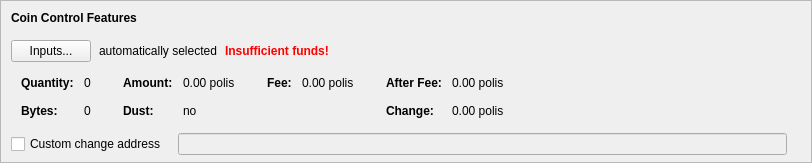
    <widget class="QFrame" name="frameCoinControl">
     <property name="sizePolicy">
      <sizepolicy hsizetype="Expanding" vsizetype="Expanding">
       <horstretch>0</horstretch>
       <verstretch>0</verstretch>
      </sizepolicy>
     </property>
     <property name="maximumSize">
      <size>
       <width>16777215</width>
       <height>16777215</height>
      </size>
     </property>
     <property name="frameShape">
      <enum>QFrame::StyledPanel</enum>
     </property>
     <property name="frameShadow">
      <enum>QFrame::Sunken</enum>
     </property>
     <layout class="QVBoxLayout" name="verticalLayoutCoinControl2">
      <property name="spacing">
       <number>0</number>
      </property>
      <property name="leftMargin">
       <number>0</number>
      </property>
      <property name="topMargin">
       <number>0</number>
      </property>
      <property name="rightMargin">
       <number>0</number>
      </property>
      <property name="bottomMargin">
       <number>6</number>
      </property>
      <item>
       <layout class="QVBoxLayout" name="verticalLayoutCoinControl" stretch="0,0,0,0,1">
        <property name="spacing">
         <number>0</number>
        </property>
        <property name="leftMargin">
         <number>10</number>
        </property>
        <property name="topMargin">
         <number>10</number>
        </property>
        <item>
         <layout class="QHBoxLayout" name="horizontalLayoutCoinControl1">
          <property name="bottomMargin">
           <number>15</number>
          </property>
          <item>
           <widget class="QLabel" name="labelCoinControlFeatures">
            <property name="sizePolicy">
             <sizepolicy hsizetype="Preferred" vsizetype="Maximum">
              <horstretch>0</horstretch>
              <verstretch>0</verstretch>
             </sizepolicy>
            </property>
            <property name="font">
             <font>
              <weight>75</weight>
              <bold>true</bold>
             </font>
            </property>
            <property name="styleSheet">
             <string notr="true">font-weight:bold;</string>
            </property>
            <property name="text">
             <string>Coin Control Features</string>
            </property>
           </widget>
          </item>
         </layout>
        </item>
        <item>
         <layout class="QHBoxLayout" name="horizontalLayoutCoinControl2" stretch="0,0,0,0">
          <property name="spacing">
           <number>8</number>
          </property>
          <property name="bottomMargin">
           <number>10</number>
          </property>
          <item>
           <widget class="QPushButton" name="pushButtonCoinControl">
            <property name="styleSheet">
             <string notr="true"/>
            </property>
            <property name="text">
             <string>Inputs...</string>
            </property>
            <property name="autoDefault">
             <bool>false</bool>
            </property>
           </widget>
          </item>
          <item>
           <widget class="QLabel" name="labelCoinControlAutomaticallySelected">
            <property name="text">
             <string>automatically selected</string>
            </property>
            <property name="margin">
             <number>5</number>
            </property>
           </widget>
          </item>
          <item>
           <widget class="QLabel" name="labelCoinControlInsuffFunds">
            <property name="font">
             <font>
              <weight>75</weight>
              <bold>true</bold>
             </font>
            </property>
            <property name="styleSheet">
             <string notr="true">color:red;font-weight:bold;</string>
            </property>
            <property name="text">
             <string>Insufficient funds!</string>
            </property>
            <property name="margin">
             <number>5</number>
            </property>
           </widget>
          </item>
          <item>
           <spacer name="horizontalSpacerCoinControl">
            <property name="orientation">
             <enum>Qt::Horizontal</enum>
            </property>
            <property name="sizeHint" stdset="0">
             <size>
              <width>40</width>
              <height>1</height>
             </size>
            </property>
           </spacer>
          </item>
         </layout>
        </item>
        <item>
         <widget class="QWidget" name="widgetCoinControl" native="true">
          <property name="sizePolicy">
           <sizepolicy hsizetype="Preferred" vsizetype="Preferred">
            <horstretch>0</horstretch>
            <verstretch>0</verstretch>
           </sizepolicy>
          </property>
          <property name="minimumSize">
           <size>
            <width>0</width>
            <height>0</height>
           </size>
          </property>
          <property name="styleSheet">
           <string notr="true"/>
          </property>
          <layout class="QHBoxLayout" name="horizontalLayoutCoinControl5">
           <property name="leftMargin">
            <number>0</number>
           </property>
           <property name="topMargin">
            <number>0</number>
           </property>
           <property name="rightMargin">
            <number>0</number>
           </property>
           <property name="bottomMargin">
            <number>0</number>
           </property>
           <item>
            <layout class="QHBoxLayout" name="horizontalLayoutCoinControl3" stretch="0,0,0,1">
             <property name="spacing">
              <number>20</number>
             </property>
             <property name="topMargin">
              <number>0</number>
             </property>
             <property name="bottomMargin">
              <number>10</number>
             </property>
             <item>
              <layout class="QFormLayout" name="formLayoutCoinControl1">
               <property name="horizontalSpacing">
                <number>10</number>
               </property>
               <property name="verticalSpacing">
                <number>14</number>
               </property>
               <property name="leftMargin">
                <number>10</number>
               </property>
               <property name="topMargin">
                <number>4</number>
               </property>
               <property name="rightMargin">
                <number>6</number>
               </property>
               <item row="0" column="0">
                <widget class="QLabel" name="labelCoinControlQuantityText">
                 <property name="font">
                  <font>
                   <weight>75</weight>
                   <bold>true</bold>
                  </font>
                 </property>
                 <property name="text">
                  <string>Quantity:</string>
                 </property>
                 <property name="margin">
                  <number>0</number>
                 </property>
                </widget>
               </item>
               <item row="0" column="1">
                <widget class="QLabel" name="labelCoinControlQuantity">
                 <property name="cursor">
                  <cursorShape>IBeamCursor</cursorShape>
                 </property>
                 <property name="contextMenuPolicy">
                  <enum>Qt::ActionsContextMenu</enum>
                 </property>
                 <property name="text">
                  <string notr="true">0</string>
                 </property>
                 <property name="margin">
                  <number>0</number>
                 </property>
                 <property name="textInteractionFlags">
                  <set>Qt::LinksAccessibleByMouse|Qt::TextSelectableByKeyboard|Qt::TextSelectableByMouse</set>
                 </property>
                </widget>
               </item>
               <item row="1" column="0">
                <widget class="QLabel" name="labelCoinControlBytesText">
                 <property name="font">
                  <font>
                   <weight>75</weight>
                   <bold>true</bold>
                  </font>
                 </property>
                 <property name="text">
                  <string>Bytes:</string>
                 </property>
                </widget>
               </item>
               <item row="1" column="1">
                <widget class="QLabel" name="labelCoinControlBytes">
                 <property name="cursor">
                  <cursorShape>IBeamCursor</cursorShape>
                 </property>
                 <property name="contextMenuPolicy">
                  <enum>Qt::ActionsContextMenu</enum>
                 </property>
                 <property name="text">
                  <string notr="true">0</string>
                 </property>
                 <property name="textInteractionFlags">
                  <set>Qt::LinksAccessibleByMouse|Qt::TextSelectableByKeyboard|Qt::TextSelectableByMouse</set>
                 </property>
                </widget>
               </item>
              </layout>
             </item>
             <item>
              <layout class="QFormLayout" name="formLayoutCoinControl2">
               <property name="horizontalSpacing">
                <number>10</number>
               </property>
               <property name="verticalSpacing">
                <number>14</number>
               </property>
               <property name="leftMargin">
                <number>6</number>
               </property>
               <property name="topMargin">
                <number>4</number>
               </property>
               <property name="rightMargin">
                <number>6</number>
               </property>
               <item row="0" column="0">
                <widget class="QLabel" name="labelCoinControlAmountText">
                 <property name="font">
                  <font>
                   <weight>75</weight>
                   <bold>true</bold>
                  </font>
                 </property>
                 <property name="text">
                  <string>Amount:</string>
                 </property>
                 <property name="margin">
                  <number>0</number>
                 </property>
                </widget>
               </item>
               <item row="0" column="1">
                <widget class="QLabel" name="labelCoinControlAmount">
                 <property name="cursor">
                  <cursorShape>IBeamCursor</cursorShape>
                 </property>
                 <property name="contextMenuPolicy">
                  <enum>Qt::ActionsContextMenu</enum>
                 </property>
                 <property name="text">
                  <string notr="true">0.00 polis</string>
                 </property>
                 <property name="textInteractionFlags">
                  <set>Qt::LinksAccessibleByMouse|Qt::TextSelectableByKeyboard|Qt::TextSelectableByMouse</set>
                 </property>
                </widget>
               </item>
               <item row="1" column="0">
                <widget class="QLabel" name="labelCoinControlLowOutputText">
                 <property name="font">
                  <font>
                   <weight>75</weight>
                   <bold>true</bold>
                  </font>
                 </property>
                 <property name="text">
                  <string>Dust:</string>
                 </property>
                </widget>
               </item>
               <item row="1" column="1">
                <widget class="QLabel" name="labelCoinControlLowOutput">
                 <property name="cursor">
                  <cursorShape>IBeamCursor</cursorShape>
                 </property>
                 <property name="contextMenuPolicy">
                  <enum>Qt::ActionsContextMenu</enum>
                 </property>
                 <property name="text">
                  <string notr="true">no</string>
                 </property>
                 <property name="textInteractionFlags">
                  <set>Qt::LinksAccessibleByMouse|Qt::TextSelectableByKeyboard|Qt::TextSelectableByMouse</set>
                 </property>
                </widget>
               </item>
              </layout>
             </item>
             <item>
              <layout class="QFormLayout" name="formLayoutCoinControl3">
               <property name="horizontalSpacing">
                <number>10</number>
               </property>
               <property name="verticalSpacing">
                <number>14</number>
               </property>
               <property name="leftMargin">
                <number>6</number>
               </property>
               <property name="topMargin">
                <number>4</number>
               </property>
               <property name="rightMargin">
                <number>6</number>
               </property>
               <item row="0" column="0">
                <widget class="QLabel" name="labelCoinControlFeeText">
                 <property name="font">
                  <font>
                   <weight>75</weight>
                   <bold>true</bold>
                  </font>
                 </property>
                 <property name="text">
                  <string>Fee:</string>
                 </property>
                 <property name="margin">
                  <number>0</number>
                 </property>
                </widget>
               </item>
               <item row="0" column="1">
                <widget class="QLabel" name="labelCoinControlFee">
                 <property name="cursor">
                  <cursorShape>IBeamCursor</cursorShape>
                 </property>
                 <property name="contextMenuPolicy">
                  <enum>Qt::ActionsContextMenu</enum>
                 </property>
                 <property name="text">
                  <string notr="true">0.00 polis</string>
                 </property>
                 <property name="textInteractionFlags">
                  <set>Qt::LinksAccessibleByMouse|Qt::TextSelectableByKeyboard|Qt::TextSelectableByMouse</set>
                 </property>
                </widget>
               </item>
             </layout>
             </item>
             <item>
              <layout class="QFormLayout" name="formLayoutCoinControl4">
               <property name="horizontalSpacing">
                <number>10</number>
               </property>
               <property name="verticalSpacing">
                <number>14</number>
               </property>
               <property name="leftMargin">
                <number>6</number>
               </property>
               <property name="topMargin">
                <number>4</number>
               </property>
               <property name="rightMargin">
                <number>6</number>
               </property>
               <item row="0" column="0">
                <widget class="QLabel" name="labelCoinControlAfterFeeText">
                 <property name="font">
                  <font>
                   <weight>75</weight>
                   <bold>true</bold>
                  </font>
                 </property>
                 <property name="text">
                  <string>After Fee:</string>
                 </property>
                 <property name="margin">
                  <number>0</number>
                 </property>
                </widget>
               </item>
               <item row="0" column="1">
                <widget class="QLabel" name="labelCoinControlAfterFee">
                 <property name="cursor">
                  <cursorShape>IBeamCursor</cursorShape>
                 </property>
                 <property name="contextMenuPolicy">
                  <enum>Qt::ActionsContextMenu</enum>
                 </property>
                 <property name="text">
                  <string notr="true">0.00 polis</string>
                 </property>
                 <property name="textInteractionFlags">
                  <set>Qt::LinksAccessibleByMouse|Qt::TextSelectableByKeyboard|Qt::TextSelectableByMouse</set>
                 </property>
                </widget>
               </item>
               <item row="1" column="0">
                <widget class="QLabel" name="labelCoinControlChangeText">
                 <property name="font">
                  <font>
                   <weight>75</weight>
                   <bold>true</bold>
                  </font>
                 </property>
                 <property name="text">
                  <string>Change:</string>
                 </property>
                </widget>
               </item>
               <item row="1" column="1">
                <widget class="QLabel" name="labelCoinControlChange">
                 <property name="cursor">
                  <cursorShape>IBeamCursor</cursorShape>
                 </property>
                 <property name="contextMenuPolicy">
                  <enum>Qt::ActionsContextMenu</enum>
                 </property>
                 <property name="text">
                  <string notr="true">0.00 polis</string>
                 </property>
                 <property name="textInteractionFlags">
                  <set>Qt::LinksAccessibleByMouse|Qt::TextSelectableByKeyboard|Qt::TextSelectableByMouse</set>
                 </property>
                </widget>
               </item>
              </layout>
             </item>
            </layout>
           </item>
          </layout>
         </widget>
        </item>
        <item>
         <layout class="QHBoxLayout" name="horizontalLayoutCoinControl4" stretch="0,0,0">
          <property name="spacing">
           <number>12</number>
          </property>
          <property name="sizeConstraint">
           <enum>QLayout::SetDefaultConstraint</enum>
          </property>
          <property name="topMargin">
           <number>5</number>
          </property>
          <property name="rightMargin">
           <number>5</number>
          </property>
          <item>
           <widget class="QCheckBox" name="checkBoxCoinControlChange">
            <property name="toolTip">
             <string>If this is activated, but the change address is empty or invalid, change will be sent to a newly generated address.</string>
            </property>
            <property name="text">
             <string>Custom change address</string>
            </property>
           </widget>
          </item>
          <item>
           <widget class="QValidatedLineEdit" name="lineEditCoinControlChange">
            <property name="enabled">
             <bool>false</bool>
            </property>
            <property name="sizePolicy">
             <sizepolicy hsizetype="Expanding" vsizetype="Fixed">
              <horstretch>0</horstretch>
              <verstretch>0</verstretch>
             </sizepolicy>
            </property>
           </widget>
          </item>
          <item>
           <widget class="QLabel" name="labelCoinControlChangeLabel">
            <property name="sizePolicy">
             <sizepolicy hsizetype="Preferred" vsizetype="Expanding">
              <horstretch>0</horstretch>
              <verstretch>0</verstretch>
             </sizepolicy>
            </property>
            <property name="minimumSize">
             <size>
              <width>0</width>
              <height>0</height>
             </size>
            </property>
            <property name="text">
             <string/>
            </property>
            <property name="margin">
             <number>3</number>
            </property>
           </widget>
          </item>
         </layout>
        </item>
        <item>
         <spacer name="verticalSpacerCoinControl">
          <property name="orientation">
           <enum>Qt::Vertical</enum>
          </property>
          <property name="sizeHint" stdset="0">
           <size>
            <width>800</width>
            <height>1</height>
           </size>
          </property>
         </spacer>
        </item>
       </layout>
      </item>
     </layout>
    </widget>
